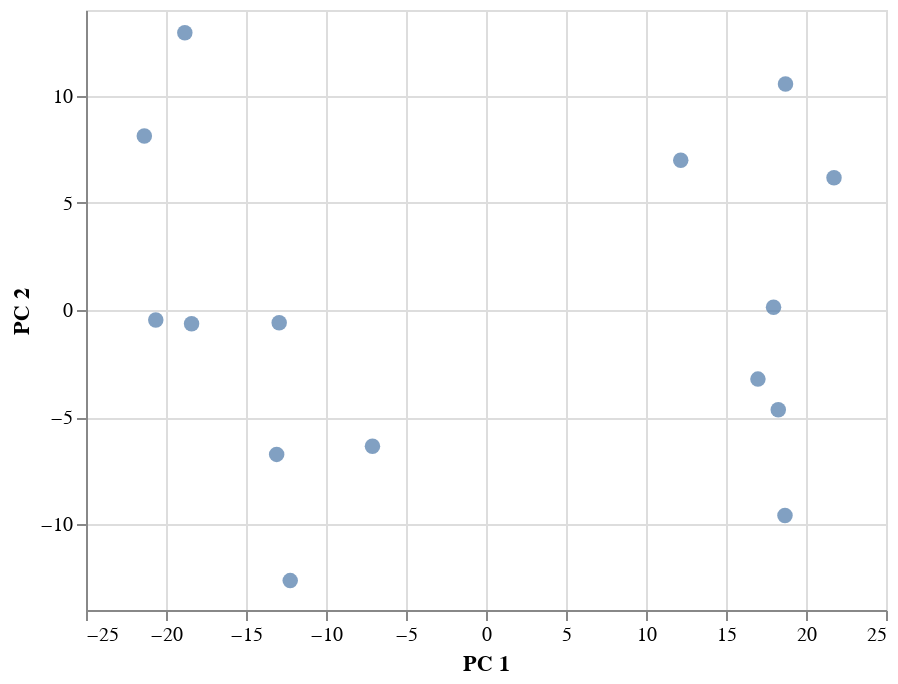

The cell this chart's notebook holds for it:
### Code cell
pca_data= pd.DataFrame()
pca_data['PC 1']= transformed_data[:,0]
pca_data['PC 2']= transformed_data[:,1]
pca_data['Sample']= data.index



alt.Chart(pca_data).mark_circle(size=60).encode(
    x='PC 1',
    y='PC 2',
    tooltip=['Sample' ]
).interactive()

### Figure 1 — Vega-Lite specification as saved in the notebook (floating-point values rounded to 4 significant figures)
{"config": {"view": {"continuousWidth": 400, "continuousHeight": 300}}, "data": {"name": "data-5850cbc31ecb1a29baf7a2a16fe64074"}, "mark": {"type": "circle", "size": 60}, "encoding": {"tooltip": [{"type": "nominal", "field": "Sample"}], "x": {"type": "quantitative", "field": "PC 1"}, "y": {"type": "quantitative", "field": "PC 2"}}, "selection": {"selector002": {"type": "interval", "bind": "scales", "encodings": ["x", "y"]}}, "$schema": "https://vega.github.io/schema/vega-lite/v4.0.0.json", "datasets": {"data-5850cbc31ecb1a29baf7a2a16fe64074": [{"PC 1": 18.72, "PC 2": 10.55, "Sample": "ERR675518"}, {"PC 1": -18.82, "PC 2": 12.94, "Sample": "ERR675519"}, {"PC 1": 18.69, "PC 2": -9.589, "Sample": "ERR675520"}, {"PC 1": -20.64, "PC 2": -0.4649, "Sample": "ERR675521"}, {"PC 1": 12.17, "PC 2": 6.989, "Sample": "ERR675522"}, {"PC 1": -12.93, "PC 2": -0.5952, "Sample": "ERR675523"}, {"PC 1": 21.75, "PC 2": 6.174, "Sample": "ERR675524"}, {"PC 1": -7.097, "PC 2": -6.359, "Sample": "ERR675525"}, {"PC 1": 17.97, "PC 2": 0.1255, "Sample": "ERR675526"}, {"PC 1": 17.0, "PC 2": -3.225, "Sample": "ERR675527"}, {"PC 1": -18.4, "PC 2": -0.6411, "Sample": "ERR675528"}, {"PC 1": 18.27, "PC 2": -4.656, "Sample": "ERR675529"}, {"PC 1": -21.35, "PC 2": 8.119, "Sample": "ERR675530"}, {"PC 1": -13.08, "PC 2": -6.738, "Sample": "ERR675531"}, {"PC 1": -12.24, "PC 2": -12.63, "Sample": "ERR675532"}]}}
